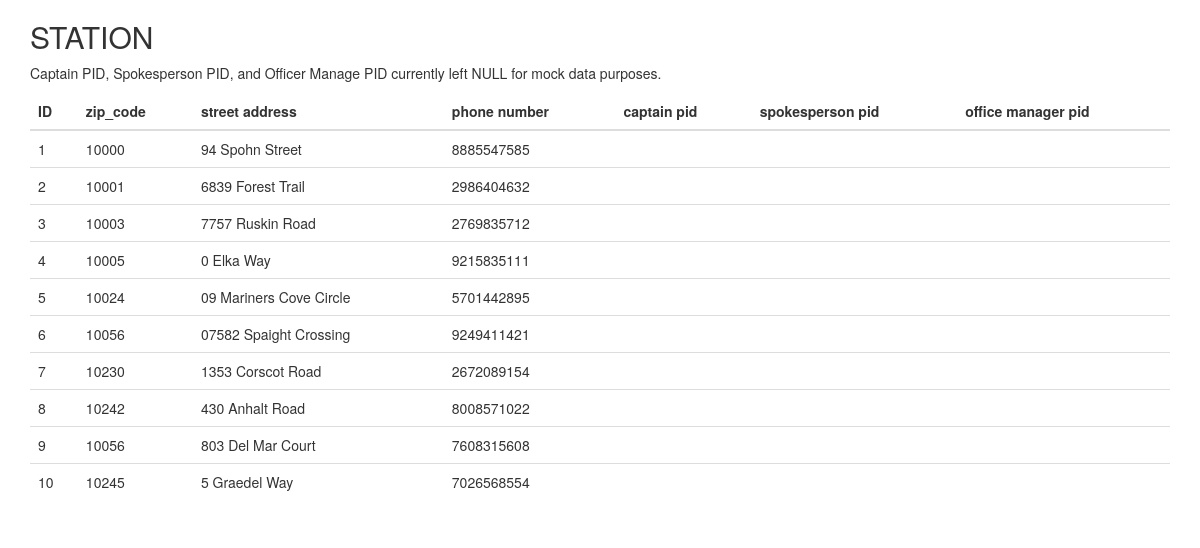
Page /php/station.php on the committed database.
### tables this page shows
create table STATION (
	id INT AUTO_INCREMENT,
	zip_code INT NOT NULL,
	street_address VARCHAR(50) NOT NULL,
	phone_number BIGINT,
	captain_pid INT,
	spokesperson_pid INT,
	officer_manager_pid INT,
	PRIMARY KEY(id)
);

### php/station.php (the view, shortened to what this page needs)
<?php
$servername="localhost";
$username="root";
$password="Shuntensatsu1990*";
$dbname = "nliu9";
$conn = new mysqli($servername, $username, $password, $dbname);
$sql = "SELECT * FROM STATION";
$result = $conn->query($sql);
?>
<!DOCTYPE html>
<html>
<head>
	<link rel="stylesheet" href="https://maxcdn.bootstrapcdn.com/bootstrap/3.3.7/css/bootstrap.min.css">
</head>
<body>
	<div class="container">
		<h2>STATION</h2>
		<p>Captain PID, Spokesperson PID, and Officer Manage PID currently left NULL for mock data purposes.</p>
		<div class="table-responsive">
			<table class="table">
				<thead>
					<tr>
						<th>ID</th>
						<th>zip_code</th>
						<th>street address</th>
						<th>phone number</th>
						<th>captain pid</th>
						<th>spokesperson pid</th>
						<th>office manager pid</th>
					</tr>
				</thead>
				<tbody>
					<tr>
						<?php
						if ($result->num_rows > 0) {
							while($row = $result->fetch_assoc()) {
								echo "<td>
								" . $row["id"]. "</td><td>" . $row["zip_code"] .
								"</td><td>" . $row["street_address"] . "</td><td>" . $row["phone_number"]. "</td><td>"  . $row["captain_pid"]. "</td><td>"  . $row["spokesperson_pid"]. "</td><td>"  . $row["office_manage_pid"]. "</td></tr>" ;
							}
						} else {
							echo "0 results";
						}
						?>
					</tbody>
				</table>
			</div>
		</div>
	</body>
	</html>

### rows in the picture
station: id "1", zip_code "10000", street_address "94 Spohn Street", phone_number "8885547585"
station: id "2", zip_code "10001", street_address "6839 Forest Trail", phone_number "2986404632"
station: id "3", zip_code "10003", street_address "7757 Ruskin Road", phone_number "2769835712"
station: id "4", zip_code "10005", street_address "0 Elka Way", phone_number "9215835111"
station: id "5", zip_code "10024", street_address "09 Mariners Cove Circle", phone_number "5701442895"
station: id "6", zip_code "10056", street_address "07582 Spaight Crossing", phone_number "9249411421"
station: id "7", zip_code "10230", street_address "1353 Corscot Road", phone_number "2672089154"
station: id "8", zip_code "10242", street_address "430 Anhalt Road", phone_number "8008571022"
station: id "9", zip_code "10056", street_address "803 Del Mar Court", phone_number "7608315608"
station: id "10", zip_code "10245", street_address "5 Graedel Way", phone_number "7026568554"
